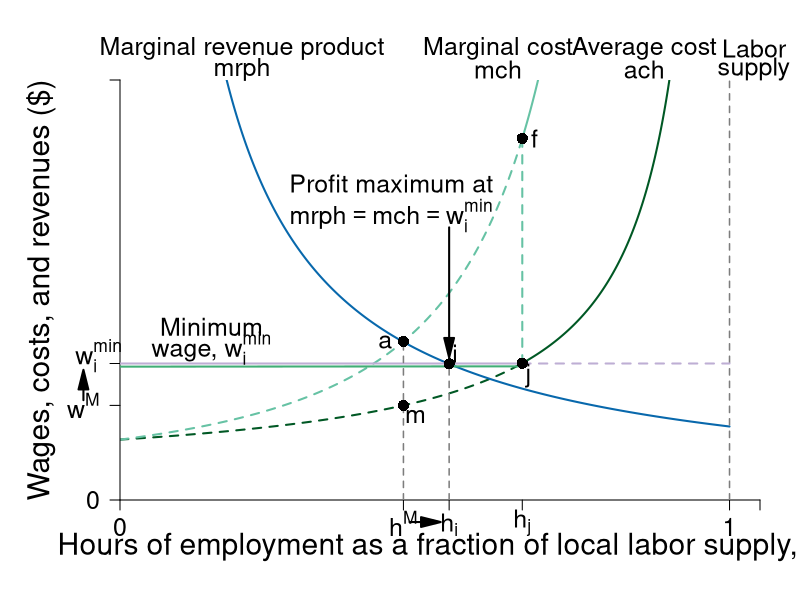

Recreate this plot in R.
require(shape)
require(plotrix)
pdf(file = "employment/monopsony_minwage_increase.pdf", width = 9, height = 7)

#Set parameters for graphics
axislabelsize <- 1.8
labelsize <- 1.5
namesize <- 1.8
annotatesize <- 1.5
graphlinewidth <- 2
segmentlinewidth <- 1.5

COL <- c("#7fc97f", "#beaed4", "#fdc086", "#ffff99", "#386cb0", "#f0027f", "#bf5b17", "#666666")
COLA <- c("#e0f3db", "#99d8c9","#66c2a4","#41ae76", "#238b45", "#005824")
COLB <- c("#c6dbef", "#4eb3d3", "#2b8cbe", "#0868ac","#084081")
COLC <- c("#fcfbfd", "#efedf5", "#dadaeb", "#bcbddc", "#9e9ac8", "#807dba", "#6a51a3", "#54278f", "#3f007d")
grays <- gray.colors(25, start = 1, end = 0)


WageFn <- function(h, ubar = 3, B = 2, t = 0.8) {
  B + ubar + (ubar - ubar*t +  ubar*t*h )/(t*(1 - h))
}

Mch <- function(h, ubar = 3, B = 2, t = 0.8) {
  B + ubar + (ubar - ubar*t +  ubar*t*h )/(t*(1 - h))+ (ubar*h)/(t*(1-h)^2)
}


MRP <- function(h, constant = 7, slope = 1){
  constant/(slope*h)
}

# mrp2 <- function(h, constant = 4, power = 2){
#   constant/(h^power)
# }

costRevSol <- function(h, constant = 7, ubar = 3, B = 2, t = 0.8){
  B + ubar + (ubar - ubar*t +  ubar*t*h )/(t*(1 - h)) + (ubar*h)/(t*(1-h)^2) - constant/h
}

#uniroot(costRevSol(x, constant = 7, ubar = 3, B = 2, t = 0.8), lower = 0.01, upper = 1)

par(mar =  c(5, 6, 4, 2))

xlims <- c(0, 1.05)
ylims <- c(0, 40)

plot(0, 0, xlim = xlims, ylim = ylims, type = "n",
     xlab = "",
     ylab = "",
     xaxt = "n", 
     yaxt = "n",
     cex.lab = axislabelsize, 
     bty = "n", 
     xaxs="i", 
     yaxs="i")

npts <- 500 
npts2 <- 501

#Guesses at intersections
LPoints <- c(0.465, 0.56) 
IPoints <- c(0.415, 0.54, 0.66)
BPoints <- c(0.37, 0.53, 0.78)

#Specify the sequences of points for graphing. 
xx1 <- seq(xlims[1], IPoints[3], length.out = npts)
xx2 <- seq(IPoints[3], 1, length.out = npts)
xx3 <- seq(xlims[1], IPoints[3], length.out = npts)
xx4 <- seq(IPoints[3], 1, length.out = npts)
xx5 <- seq(xlims[1], 1, length.out = npts)


#Draw the lines for the graphs
lines(xx3, WageFn(xx3), col = COLA[6], lwd = graphlinewidth, lty = 2)
lines(xx4, WageFn(xx4), col = COLA[6], lwd = graphlinewidth, lty = 1)
lines(xx1, Mch(xx1), col = COLA[3], lwd = graphlinewidth, lty = 2)
lines(xx2, Mch(xx2), col = COLA[3], lwd = graphlinewidth, lty = 1)
lines(xx5, MRP(xx5), col = COLB[4], lwd = graphlinewidth)
#lines(xx1, mrp2(xx1), col = COLB[4], lwd = graphlinewidth)

#lines(xx2, solowCondition(xx2, delta = 5), col = COL[3], lwd = 4)
#lines(xx2, solowInfeas(xx2, delta = 5), col = COL[1], lwd = 4, lty = 2)




#Customize ticks and labels for the plot
ticksy <- c(0, 13, WageFn(LPoints[1]), 40)
ylabels <- c(0, NA, expression(paste(w^M)), NA)
ticksx <- c(0,  LPoints[1], IPoints[2],  IPoints[3], 1, xlims[2])
xlabels <- c(0,  expression(paste(h^M)), expression(paste(h[i])), expression(paste(h[j])),  1.0, NA)
axis(1, at = ticksx, pos = 0, labels = xlabels, cex.axis = labelsize)
axis(2, at = ticksy, pos = 0, labels = ylabels, las = 1,cex.axis = labelsize)

text(-0.035, 13 + 0.75,  expression(paste(w[i]^min)), xpd = TRUE, cex = labelsize) 


#Axis labels 
text(0.5*xlims[2], -4.5,  expression(paste("Hours of employment as a fraction of local labor supply, ", h)), xpd = TRUE, cex = axislabelsize) 
text(-0.13, 0.5*ylims[2], expression(paste("Wages, costs, and revenues ($)")), xpd = TRUE, cex = axislabelsize, srt = 90) 


#Annotation of the  graphs
text(0.86, 43, expression(paste("Average cost")), cex = labelsize, xpd = TRUE)
text(0.86, 41, expression(paste(ach)), cex = labelsize, xpd = TRUE)

text(0.62, 43, expression(paste("Marginal cost")), cex = labelsize, xpd = TRUE)
text(0.62, 41, expression(paste(mch)), cex = labelsize, xpd = TRUE)

text(0.2, 43, expression(paste("Marginal revenue product")), cex = labelsize, xpd = TRUE)
text(0.2, 41, expression(paste(mrph)), cex = labelsize, xpd = TRUE)



#Labor supply
segments(1, 0, 1, 42, lty = 2, lwd = segmentlinewidth, col = grays[20])
text(1.04, 43, expression(paste("Labor")), cex = labelsize, xpd = TRUE)
text(1.04, 41, expression(paste("supply")), cex = labelsize, xpd = TRUE)

#Line for the absolute maximum quality
#segments(1, 0, 1, 42, lty = 2, lwd = 3, col = "darkgray")
#segments(0.75, 0, 0.75, 20, lty = 2, lwd = 2, col = "darkgray")

#Arrow to Slope of BRF
#Arrows(0.5, 13, 0.58, 13, col = "black", lty = 1, lwd = 2, arr.type = "triangle")
#text(0.35, 13, expression(paste("Slope = " - u[q], " = ", frac(delta, (1 - q)^2))))


#Arrows(0.8, 15, 0.8, 19, col = "black", lty = 1, lwd = 2, arr.type = "triangle")
#Arrows(0.8, 15, 0.8, 6, col = "black", lty = 1, lwd = 2, arr.type = "triangle")
#text(0.92, 12.5, expression(paste("Employment Rent")))

#Text to indicate delta = 5
#text(0.2, 38, expression(paste("Wage Function")))
#text(0.2, 36, expression(paste("set to ", delta, " = 5")))


#Fixed wage comparison
#segments(0, 12.5, 1, 12.5, lty = 2, lwd = graphlinewidth, col = COLB[3])


#Guesses at intersections
LPoints <- c(0.465, 0.56) 
IPoints <- c(0.415, 0.54, 0.66)
# points(BPoints[2], Mch(BPoints[2]), pch = 16, col = "black", cex = 1.5)
# text(BPoints[2] + 0.02, Mch(BPoints[2]) - 1, expression(paste(m)), cex = labelsize)

#Binding minimum wage
segments(0, 13, IPoints[3], 13, lty = 1, lwd = graphlinewidth, col = COL[2])
segments(IPoints[3], 13, 1, 13, lty = 2, lwd = graphlinewidth, col = COL[2])

#Green part of min wage
segments(0, 13 - 0.3, IPoints[3], WageFn(IPoints[3]) - 0.3, lty = 1, lwd = graphlinewidth, col = COLA[4])

#Segment of discontinuous mch
segments(IPoints[3], 13, IPoints[3], Mch(IPoints[3]), lty = 2, lwd = graphlinewidth, col = COLA[3])


segments(IPoints[2], 0, IPoints[2], MRP(IPoints[2]), lty = 2, lwd = segmentlinewidth, col = grays[20])
points(IPoints[2], MRP(IPoints[2]), pch = 16, col = "black", cex = 1.5)
text(IPoints[2] + 0.01, MRP(IPoints[2]) + 1, expression(paste(i)), cex = labelsize)

points(IPoints[3], Mch(IPoints[3]), pch = 16, col = "black", cex = 1.5)
text(IPoints[3] + 0.02, Mch(IPoints[3]), expression(paste(f)), cex = labelsize)

# points(IPoints[1], Mch(IPoints[1]), pch = 16, col = "black", cex = 1.5)
# text(IPoints[1] + 0.01, Mch(IPoints[1]) - 1.2, expression(paste(g)), cex = labelsize)

points(IPoints[3], WageFn(IPoints[3]), pch = 16, col = "black", cex = 1.5)
text(IPoints[3] + 0.01, WageFn(IPoints[3]) - 1.2, expression(paste(j)), cex = labelsize)

#Segment to original monopsony outcome
#segments(0, Mch(LPoints[1]), LPoints[1], Mch(LPoints[1]), lty = 2, lwd = segmentlinewidth, col = grays[20])
segments(LPoints[1], 0 , LPoints[1], Mch(LPoints[1]), lty = 2, lwd = segmentlinewidth, col = grays[20])
#segments(0, WageFn(LPoints[1]), LPoints[1], WageFn(LPoints[1]), lty = 2, lwd = segmentlinewidth, col = grays[20])

#Point where min wage intersects mc(h)
# points(IPoints[1], Mch(IPoints[1]), pch = 16, col = "black", cex = 1.5)
# text(IPoints[1] - 0.03, MRP(IPoints[1]), expression(paste(a)), cex = labelsize)


#Monopsony points
# points(LPoints[1], Mch(LPoints[1]), pch = 16, col = "black", cex = 1.5)
# text(LPoints[1] - 0.03, MRP(LPoints[1]), expression(paste(a)), cex = labelsize)
# points(LPoints[1], WageFn(LPoints[1]), pch = 16, col = "black", cex = 1.5)
# text(LPoints[1] + 0.02, WageFn(LPoints[1]) - 1, expression(paste(m)), cex = labelsize)



#Arrow to mrp = mcl
Arrows(IPoints[2], MRP(IPoints[2]) + 13, IPoints[2], MRP(LPoints[2]) + 2, col = "black", lty = 1, lwd = 2, arr.type = "triangle")
text(LPoints[1] - 0.02, Mch(LPoints[1]) + 15, expression(paste("Profit maximum at")), cex = labelsize)
text(LPoints[1]- 0.02, Mch(LPoints[1]) + 12, expression(paste(mrph == mch,phantom() == w[i]^min)), cex = labelsize)

#Arrows for effects of min wage
Arrows(LPoints[1] + 0.01, -2.1, IPoints[2] - 0.03, -2.1, col = "black", lty = 1, lwd = 2, arr.type = "triangle", xpd = TRUE)

Arrows(-0.06, WageFn(LPoints[1]) + 0.5, - 0.06, MRP(IPoints[2]) - 1.5, col = "black", lty = 1, lwd = 2, arr.type = "triangle", xpd = TRUE)


text(0.15, MRP(IPoints[2]) + 3.5, expression(paste("Minimum")), cex = labelsize)
text(0.15, MRP(IPoints[2]) + 1.5, expression(paste("wage, ", w[i]^min)), cex = labelsize)

# segments(LPoints[1], 0 , LPoints[1], Mch(LPoints[1]), lty = 2, lwd = segmentlinewidth, col = grays[20])
# segments(0, WageFn(LPoints[1]), LPoints[1], WageFn(LPoints[1]), lty = 2, lwd = segmentlinewidth, col = grays[20])



points(LPoints[1], Mch(LPoints[1]), pch = 16, col = "black", cex = 1.5)
text(LPoints[1] - 0.03, MRP(LPoints[1]), expression(paste(a)), cex = labelsize)


points(LPoints[1], WageFn(LPoints[1]), pch = 16, col = "black", cex = 1.5)
text(LPoints[1] + 0.02, WageFn(LPoints[1]) - 1, expression(paste(m)), cex = labelsize)


dev.off()
